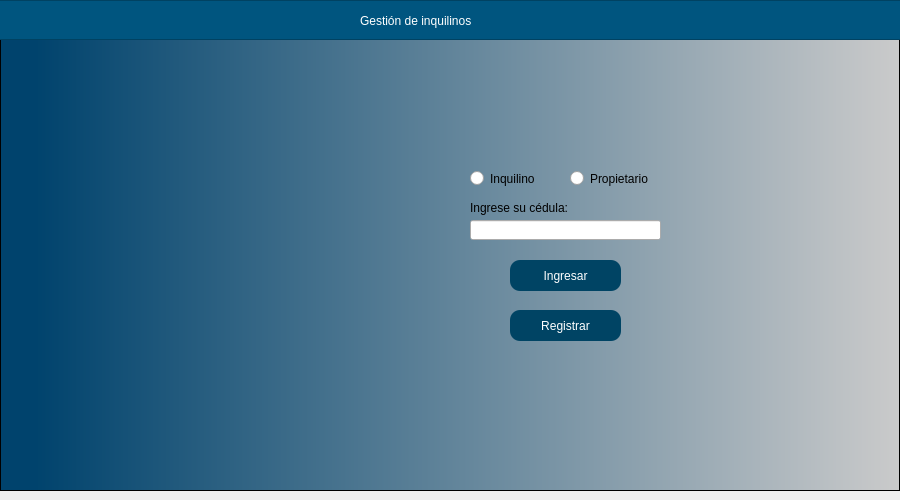
<?xml version="1.0" encoding="UTF-8"?>
<ui version="4.0">
 <class>MainWindow</class>
 <widget class="QMainWindow" name="MainWindow">
  <property name="geometry">
   <rect>
    <x>0</x>
    <y>0</y>
    <width>900</width>
    <height>500</height>
   </rect>
  </property>
  <property name="minimumSize">
   <size>
    <width>900</width>
    <height>500</height>
   </size>
  </property>
  <property name="maximumSize">
   <size>
    <width>900</width>
    <height>16777215</height>
   </size>
  </property>
  <property name="windowTitle">
   <string>MainWindow</string>
  </property>
  <widget class="QWidget" name="centralwidget">
   <layout class="QHBoxLayout" name="horizontalLayout" stretch="0">
    <property name="leftMargin">
     <number>0</number>
    </property>
    <property name="topMargin">
     <number>0</number>
    </property>
    <property name="rightMargin">
     <number>0</number>
    </property>
    <item>
     <widget class="QFrame" name="framefondo">
      <property name="styleSheet">
       <string notr="true">QWidget#framefondo{
background-color: qlineargradient(spread:pad, x1:0, y1:0, x2:1, y2:0, stop:0.039548 rgba(0, 67, 109, 255), stop:1 rgba(203, 203, 203, 255));}</string>
      </property>
      <property name="frameShape">
       <enum>QFrame::StyledPanel</enum>
      </property>
      <property name="frameShadow">
       <enum>QFrame::Raised</enum>
      </property>
      <widget class="QFrame" name="frame_superior">
       <property name="geometry">
        <rect>
         <x>-10</x>
         <y>0</y>
         <width>911</width>
         <height>40</height>
        </rect>
       </property>
       <property name="maximumSize">
        <size>
         <width>16777215</width>
         <height>40</height>
        </size>
       </property>
       <property name="styleSheet">
        <string notr="true">background-color: rgb(0, 85, 127);</string>
       </property>
       <property name="frameShape">
        <enum>QFrame::StyledPanel</enum>
       </property>
       <property name="frameShadow">
        <enum>QFrame::Raised</enum>
       </property>
       <widget class="QLabel" name="label">
        <property name="geometry">
         <rect>
          <x>370</x>
          <y>10</y>
          <width>331</width>
          <height>21</height>
         </rect>
        </property>
        <property name="styleSheet">
         <string notr="true">font: 16pt &quot;Arial&quot;;
color: white;</string>
        </property>
        <property name="text">
         <string>Gestión de inquilinos</string>
        </property>
       </widget>
      </widget>
      <widget class="QPushButton" name="btnRegistrar">
       <property name="geometry">
        <rect>
         <x>510</x>
         <y>310</y>
         <width>111</width>
         <height>31</height>
        </rect>
       </property>
       <property name="layoutDirection">
        <enum>Qt::RightToLeft</enum>
       </property>
       <property name="styleSheet">
        <string notr="true">QPushButton{
font: 87 9pt &quot;Arial&quot;;
background-color: rgb(0, 68, 100);
color:white;

border-radius: 10px;
}


QPushButton:hover {
background-color:rgb(0, 101, 148);
}</string>
       </property>
       <property name="text">
        <string>Registrar</string>
       </property>
       <property name="icon">
        <iconset>
         <normaloff>./Imagenes/image-removebg-preview.png</normaloff>./Imagenes/image-removebg-preview.png</iconset>
       </property>
      </widget>
      <widget class="QLabel" name="label_2">
       <property name="geometry">
        <rect>
         <x>420</x>
         <y>180</y>
         <width>47</width>
         <height>13</height>
        </rect>
       </property>
       <property name="text">
        <string/>
       </property>
      </widget>
      <widget class="QLabel" name="label_3">
       <property name="geometry">
        <rect>
         <x>190</x>
         <y>150</y>
         <width>221</width>
         <height>191</height>
        </rect>
       </property>
       <property name="layoutDirection">
        <enum>Qt::RightToLeft</enum>
       </property>
       <property name="text">
        <string/>
       </property>
       <property name="pixmap">
        <pixmap>./Imagenes/inicio.png</pixmap>
       </property>
       <property name="scaledContents">
        <bool>true</bool>
       </property>
      </widget>
      <widget class="QRadioButton" name="rbInquilino">
       <property name="geometry">
        <rect>
         <x>470</x>
         <y>170</y>
         <width>82</width>
         <height>17</height>
        </rect>
       </property>
       <property name="text">
        <string>Inquilino</string>
       </property>
      </widget>
      <widget class="QRadioButton" name="rbPropietario">
       <property name="geometry">
        <rect>
         <x>570</x>
         <y>170</y>
         <width>82</width>
         <height>17</height>
        </rect>
       </property>
       <property name="text">
        <string>Propietario</string>
       </property>
      </widget>
      <widget class="QLabel" name="label_4">
       <property name="geometry">
        <rect>
         <x>470</x>
         <y>200</y>
         <width>181</width>
         <height>16</height>
        </rect>
       </property>
       <property name="text">
        <string>Ingrese su cédula:</string>
       </property>
      </widget>
      <widget class="QLineEdit" name="txtCedula">
       <property name="geometry">
        <rect>
         <x>470</x>
         <y>220</y>
         <width>191</width>
         <height>20</height>
        </rect>
       </property>
      </widget>
      <widget class="QPushButton" name="btnIngresar">
       <property name="geometry">
        <rect>
         <x>510</x>
         <y>260</y>
         <width>111</width>
         <height>31</height>
        </rect>
       </property>
       <property name="layoutDirection">
        <enum>Qt::RightToLeft</enum>
       </property>
       <property name="styleSheet">
        <string notr="true">QPushButton{
font: 87 9pt &quot;Arial&quot;;
background-color: rgb(0, 68, 100);
color:white;

border-radius: 10px;
}


QPushButton:hover {
background-color:rgb(0, 101, 148);
}</string>
       </property>
       <property name="text">
        <string>Ingresar</string>
       </property>
       <property name="icon">
        <iconset>
         <normaloff>../../../../../Downloads/image-removebg-preview (4).png</normaloff>../../../../../Downloads/image-removebg-preview (4).png</iconset>
       </property>
      </widget>
     </widget>
    </item>
   </layout>
  </widget>
 </widget>
 <resources/>
 <connections/>
</ui>
